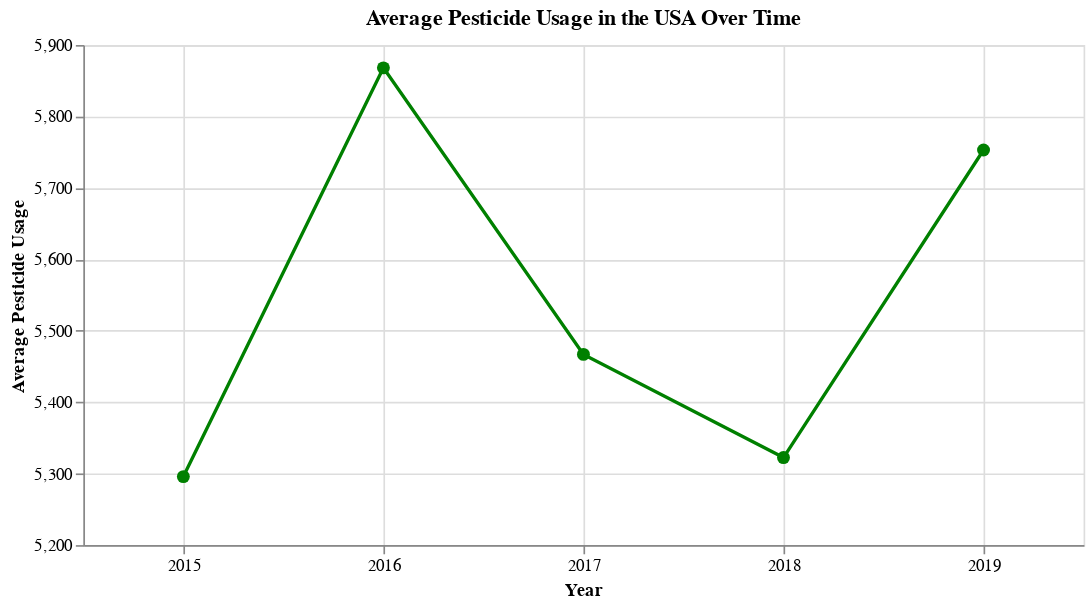

Here is the notebook cell this chart was saved with:
### Code cell
# Query to retrieve average pesticide usage data for each year for the whole USA
query = """
    SELECT Year, AVG((LowEstimate + HighEstimate) / 2) AS AveragePesticideUsage
    FROM Pesticide
    GROUP BY Year
    ORDER BY Year
"""

# Execute the query
cursor.execute(query)

# Fetch all rows
rows = cursor.fetchall()

# Extract data into separate lists for plotting
years = []
average_pesticide_usage = []

for row in rows:
    years.append(row[0])
    average_pesticide_usage.append(row[1])



data = {"years": years,
        "average_pesticide_usage": average_pesticide_usage}

data = pd.DataFrame(data)

alt.Chart(data).mark_line(color = "green", point = {"color":"green", "size": 60}).encode(
    x = alt.X("years:O", title = 'Year', axis=alt.Axis(labelAngle= 0)),
    y = alt.Y("average_pesticide_usage:Q", title = 'Average Pesticide Usage', scale = alt.Scale(domain = [5200, 5900])),
    tooltip = [alt.Tooltip("years", title = "Year"),
               alt.Tooltip("average_pesticide_usage", title = "Average Pesticide Usage", format='.2f')]
).properties(
    title = 'Average Pesticide Usage in the USA Over Time',
    width = 600,
    height = 300
).configure_axis(
    grid = True
)

# Create a line graph
# plt.figure(figsize=(10, 6))
# plt.plot(years, average_pesticide_usage, marker='o', color='green', linestyle='-')
# plt.xlabel('Year')
# plt.ylabel('Average Pesticide Usage')
# plt.title('Average Pesticide Usage in the USA Over Time')
# # Set integer ticks for the x-axis
# plt.xticks(np.arange(min(years), max(years) + 1, 1));
# plt.grid(True)
# plt.tight_layout()
# plt.show()

### Figure 1 — Vega-Lite specification as saved in the notebook (floating-point values rounded to 4 significant figures)
{"config": {"view": {"continuousWidth": 300, "continuousHeight": 300}, "axis": {"grid": true}}, "data": {"name": "data-5d56ac7d8857ca9403102c52edbe5491"}, "mark": {"type": "line", "color": "green", "point": {"color": "green", "size": 60}}, "encoding": {"tooltip": [{"field": "years", "title": "Year", "type": "quantitative"}, {"field": "average_pesticide_usage", "format": ".2f", "title": "Average Pesticide Usage", "type": "quantitative"}], "x": {"axis": {"labelAngle": 0}, "field": "years", "title": "Year", "type": "ordinal"}, "y": {"field": "average_pesticide_usage", "scale": {"domain": [5200, 5900]}, "title": "Average Pesticide Usage", "type": "quantitative"}}, "height": 300, "title": "Average Pesticide Usage in the USA Over Time", "width": 600, "$schema": "https://vega.github.io/schema/vega-lite/v5.16.3.json", "datasets": {"data-5d56ac7d8857ca9403102c52edbe5491": [{"years": 2015, "average_pesticide_usage": 5296.0}, {"years": 2016, "average_pesticide_usage": 5868.0}, {"years": 2017, "average_pesticide_usage": 5467.0}, {"years": 2018, "average_pesticide_usage": 5323.0}, {"years": 2019, "average_pesticide_usage": 5753.0}]}}
